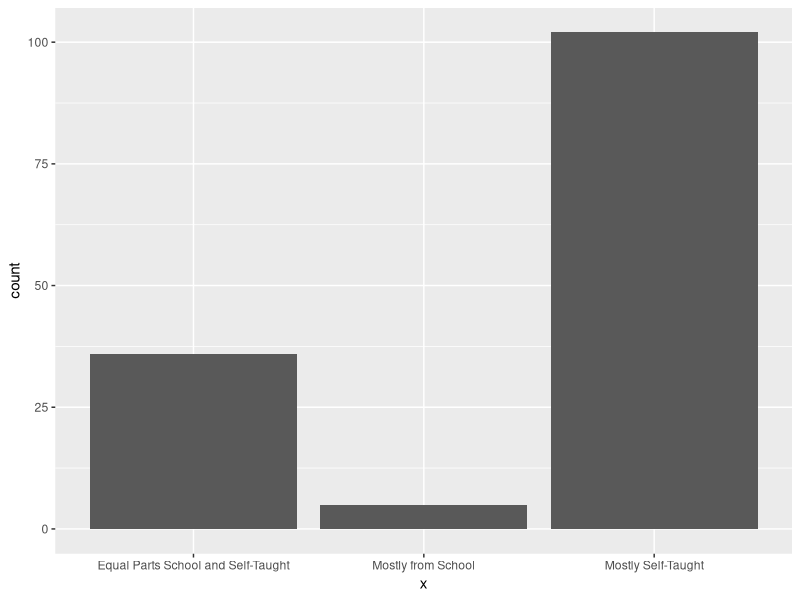
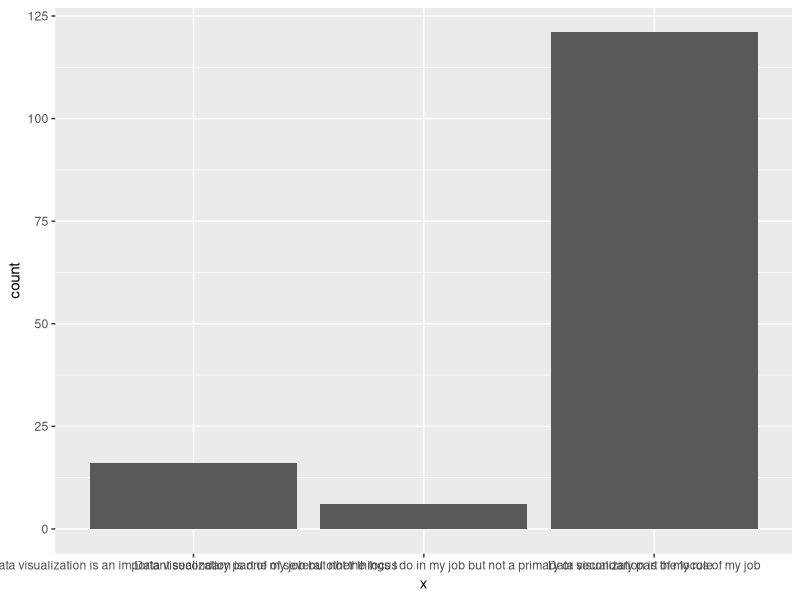
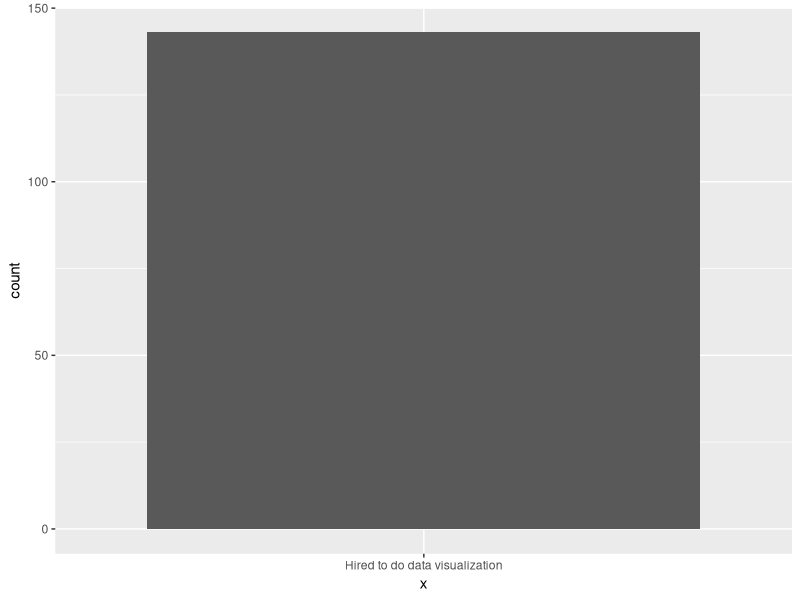
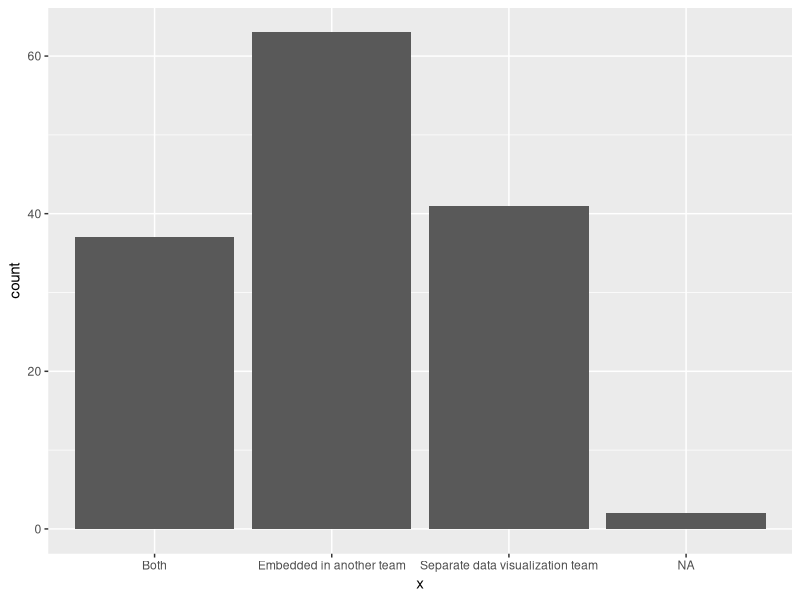
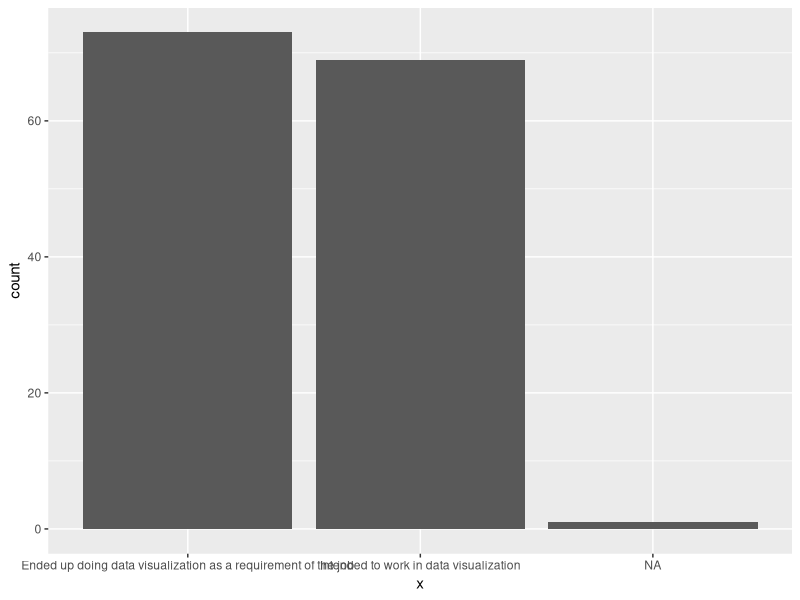
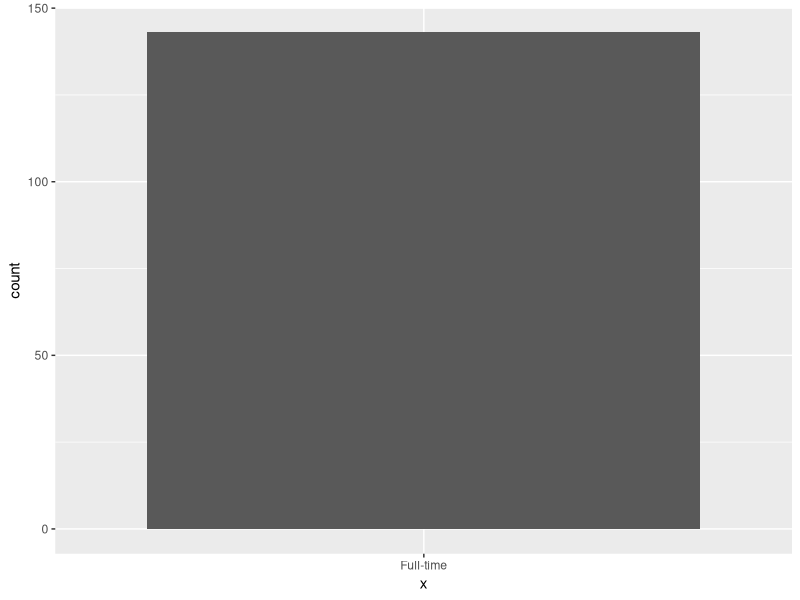
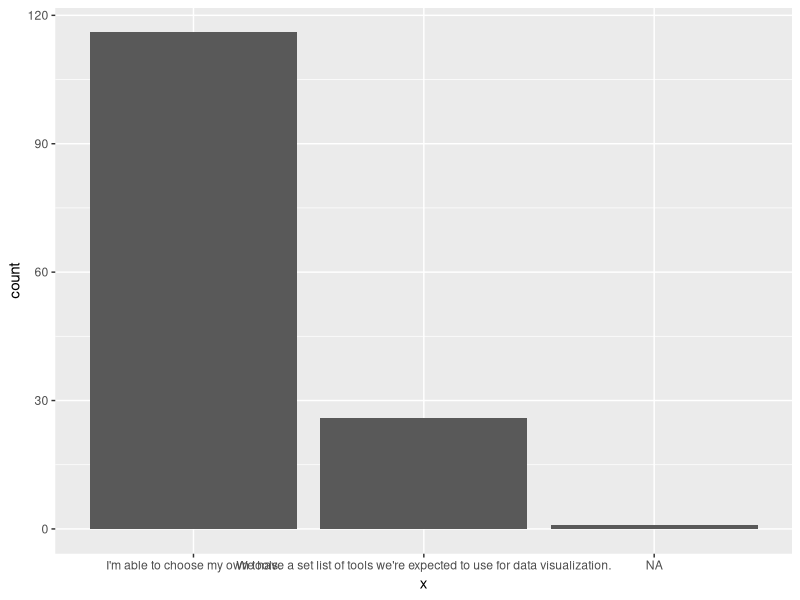
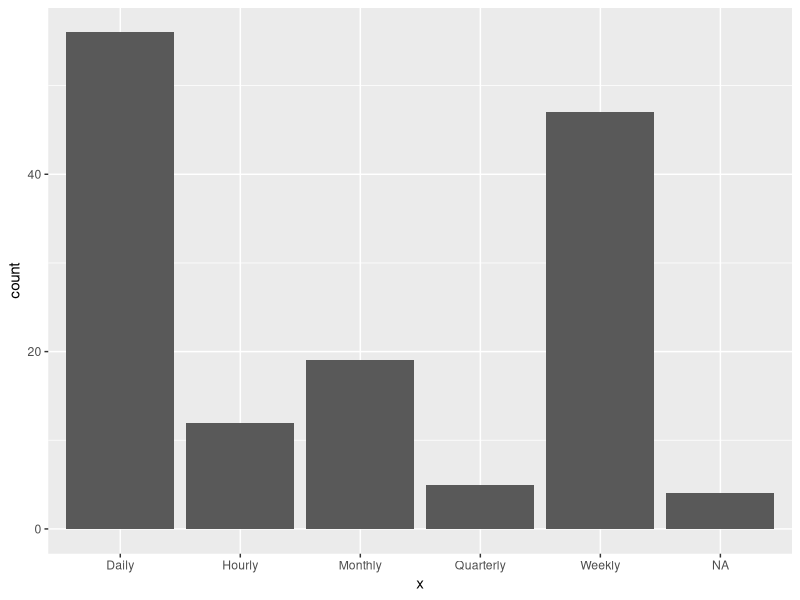

These figures' R source, in order:
## ---- chunk 1
knitr::opts_chunk$set(echo = TRUE)
## ---- chunk 2
setwd('d://Websites/beemyfriend.github.io/Projects/')
library(stringr)
library(tidyverse)
project <- read_csv('fulltime_viz_jobs.csv')

project_names <- project %>% 
  names() %>%
  str_replace_all('\\s', '_')

names(project) <- project_names 

project_factors <- project %>% Filter(f = is.character) %>% mutate_all(as.factor)

project_numeric <- project %>% Filter(f = is.numeric)

project_logical <- project %>% Filter(f = is.logical)

for(i in 1:ncol(project_factors)){
  
  assign(str_c('pf_', i), 
         ggplot(project_factors) +
           geom_bar(aes_(project_factors[[i]])))
  
  assign(str_c('pf_', i, '_title'), names(project_factors)[i])
  
  assign(str_c('pf_', i, '_levels'), levels(project_factors[[i]]))
}


get(str_c('pf_', 1, '_title'))
get(str_c('pf_', 1))
get(str_c('pf_', 1, '_levels'))

get(str_c('pf_', 2, '_title'))
get(str_c('pf_', 2))
get(str_c('pf_', 2, '_levels'))

get(str_c('pf_', 3, '_title'))
get(str_c('pf_', 3))
get(str_c('pf_', 3, '_levels'))

get(str_c('pf_', 4, '_title'))
get(str_c('pf_', 4))
get(str_c('pf_', 4, '_levels'))

get(str_c('pf_', 5, '_title'))
get(str_c('pf_', 5))
get(str_c('pf_', 5, '_levels'))

get(str_c('pf_', 6, '_title'))
get(str_c('pf_', 6))
get(str_c('pf_', 6, '_levels'))

get(str_c('pf_', 7, '_title'))
get(str_c('pf_', 7))
get(str_c('pf_', 7, '_levels'))

get(str_c('pf_', 8, '_title'))
get(str_c('pf_', 8))
get(str_c('pf_', 8, '_levels'))

get(str_c('pf_', 9, '_title'))
get(str_c('pf_', 9))
get(str_c('pf_', 9, '_levels'))

for(i in 1:ncol(project_numeric)){
  
  assign(str_c('pn_', i), 
         ggplot(project_numeric) +
           geom_boxplot(aes_('', project_numeric[[i]])))
  
  assign(str_c('pn_', i, '_title'), names(project_numeric)[i])
  
  assign(str_c('pn_', i, '_levels'), levels(project_numeric[[i]]))
}

get(str_c('pn_', 1, '_title'))
get(str_c('pn_', 1))
get(str_c('pn_', 1, '_levels'))

get(str_c('pn_', 2, '_title'))
get(str_c('pn_', 2))
get(str_c('pn_', 2, '_levels'))

get(str_c('pn_', 3, '_title'))
get(str_c('pn_', 3))
get(str_c('pn_', 3, '_levels'))

get(str_c('pn_', 4, '_title'))
get(str_c('pn_', 4))
get(str_c('pn_', 4, '_levels'))

get(str_c('pn_', 5, '_title'))
get(str_c('pn_', 5))
get(str_c('pn_', 5, '_levels'))

get(str_c('pn_', 6, '_title'))
get(str_c('pn_', 6))
get(str_c('pn_', 6, '_levels'))




